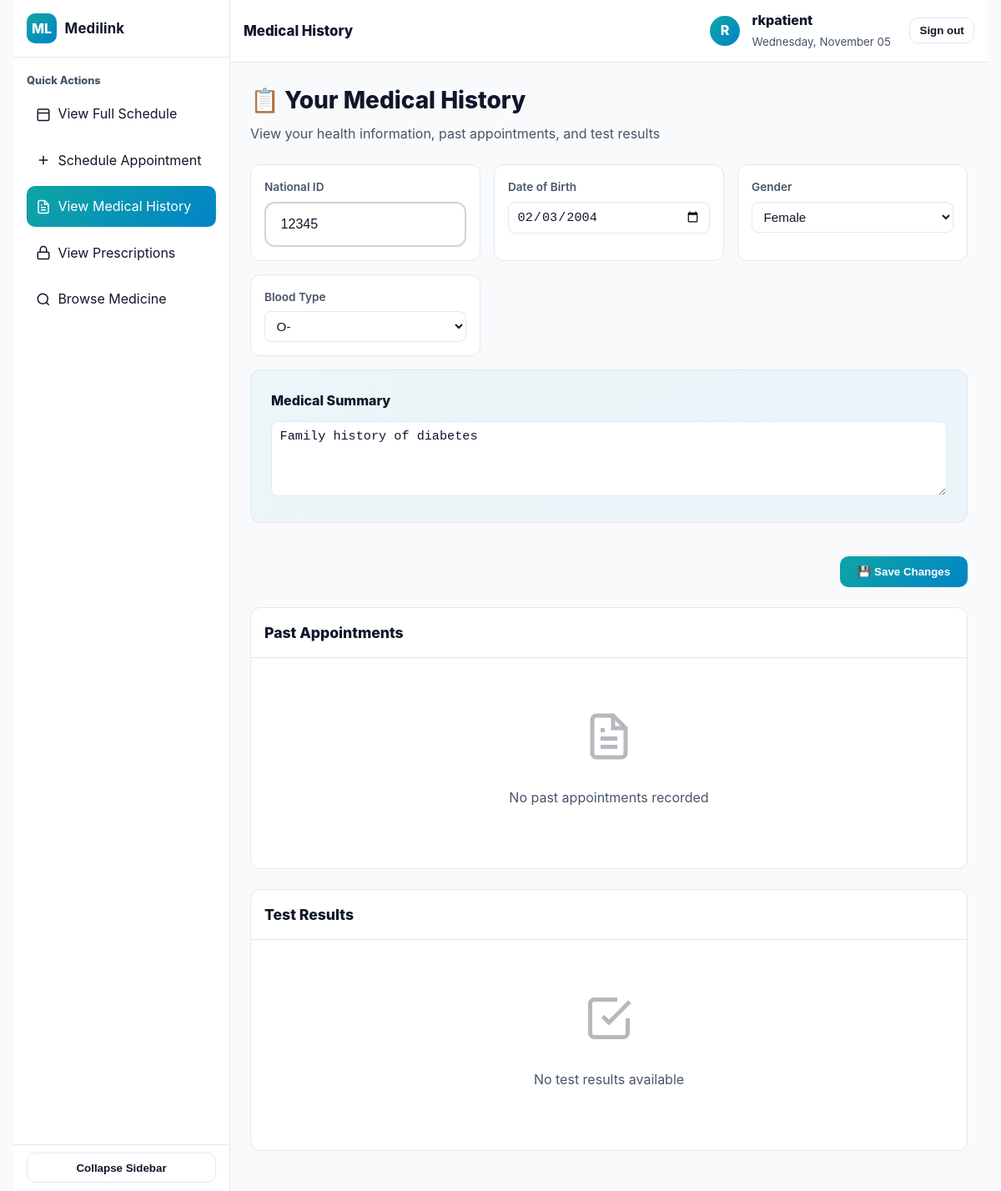
Screenshot of /accounts/patient/medical-history/ (signed in) with the database file from the repository.
### accounts/models.py (models this page shows, shortened)
class User(AbstractUser):
    class Role(models.TextChoices):
        DOCTOR = "doctor", "Doctor"
        PATIENT = "patient", "Patient"
        PHARMACY = "pharmacy", "Pharmacy"
    email = models.EmailField(unique=True)           # Unique email for login
    name = models.CharField(max_length=120)          # Full name
    role = models.CharField(max_length=20, choices=Role.choices)
    phone_number = models.CharField(max_length=30, blank=True)
    reset_password_token = models.CharField(max_length=100, blank=True, null=True)
    reset_password_expires = models.DateTimeField(null=True, blank=True)
    USERNAME_FIELD = 'email'
    REQUIRED_FIELDS = ['username']

class Patient(models.Model):
    patient_id = models.OneToOneField(
        User, on_delete=models.CASCADE, primary_key=True, related_name="patient"
    )
    national_id = models.CharField(max_length=40, blank=True)
    dob = models.DateField(null=True, blank=True)
    gender = models.CharField(max_length=20, blank=True)
    blood_type = models.CharField(max_length=5, blank=True)
    history_summary = models.TextField(blank=True)

### accounts/views.py (the view, shortened to what this page needs)
# urls.py: path('patient/medical-history/', views.view_medical_history, name='view_medical_history'),
@login_required
def view_medical_history(request):
    if request.user.role != User.Role.PATIENT:
        return render(request, "accounts/error.html", {"message": "This page is for patients only."})
    patient = request.user.patient  # assuming 1-to-1 relation
    past_appointments = Appointment.objects.filter(
        patient=patient,
        status=Appointment.Status.COMPLETED
    ).order_by("-date_time")
    test_results = TestResult.objects.filter(patient=patient) if hasattr(patient, "testresult_set") else []
    context = {
        "patient_name": request.user.name or request.user.username,
        "today": timezone.localdate().strftime("%A, %B %d"),
        "patient_info": patient,
        "past_appointments": past_appointments,
        "test_results": test_results,
        "blood_types": ["A+", "A-", "B+", "B-", "AB+", "AB-", "O+", "O-"],  # ✅ add this
    }
    return render(request, "accounts/view_medical_history.html", context)

### accounts/templates/accounts/view_medical_history.html (shortened to what this page needs)
{% load static %}
<!DOCTYPE html>
<html lang="en">
<head>
  <link rel="stylesheet" href="{% static 'css/styles.css' %}">
</head>
<body>
  <div class="app" id="appShell">
    <aside class="sidebar">
      <div class="brand"><div class="logo">ML</div><h1>Medilink</h1></div>
      <div class="side-section">
        <div class="side-title">Quick Actions</div>
        <nav class="nav">
          <a href="{% url 'patient_home' %}">
            <svg width="18" height="18" viewBox="0 0 24 24" fill="none" stroke="currentColor" stroke-width="2">
              <rect x="3" y="4" width="18" height="18" rx="2"></rect><line x1="3" y1="10" x2="21" y2="10"></line>
            </svg><span class="label">View Full Schedule</span>
          </a>
          <a href="{% url 'schedule_appointment' %}">
            <svg width="18" height="18" viewBox="0 0 24 24" fill="none" stroke="currentColor" stroke-width="2">
              <path d="M12 5v14M5 12h14"></path>
            </svg><span class="label">Schedule Appointment</span>
          </a>
          <a href="{% url 'view_medical_history' %}" class="active">
            <svg width="18" height="18" viewBox="0 0 24 24" fill="none" stroke="currentColor" stroke-width="2">
              <path d="M14 2H6a2 2 0 0 0-2 2v16a2 2 0 0 0 2 2h12a2 2 0 0 0 2-2V8z"></path><path d="M14 2v6h6M16 13H8M16 17H8M10 9H8"></path>
            </svg><span class="label">View Medical History</span>
          </a>
          <a href="{% url 'view_prescriptions' %}">
            <svg width="18" height="18" viewBox="0 0 24 24" fill="none" stroke="currentColor" stroke-width="2">
              <rect x="3" y="11" width="18" height="11" rx="2" ry="2"></rect><path d="M7 11V7a5 5 0 0 1 10 0v4"></path>
            </svg><span class="label">View Prescriptions</span>
          </a>
          <a href="{% url 'browse_medicine' %}">
            <svg width="18" height="18" viewBox="0 0 24 24" fill="none" stroke="currentColor" stroke-width="2">
              <circle cx="11" cy="11" r="8"></circle><path d="m21 21-4.35-4.35"></path>
            </svg><span class="label">Browse Medicine</span>
          </a>
        </nav>
      </div>
      <div class="collapse-btn"><button type="button" id="toggleBtn">Collapse Sidebar</button></div>
    </aside>
    <section class="main">
      <header class="topbar">
        <div class="top-left">
          <div class="top-title">Medical History</div>
        </div>
        <div class="top-right">
          <div class="avatar">{{ patient_name|first|upper }}</div>
          <div>
            <div style="font-weight:800;">{{ patient_name }}</div>
            <small style="color:var(--ink-dim);">{{ today }}</small>
          </div>
          <form action="{% url 'logout' %}" method="post" style="margin-left:.5rem;">
            <button type="submit" class="btn-ghost">Sign out</button>
          </form>
        </div>
      </header>
      <div class="content">
        <div class="page-header">
          <h1>📋 Your Medical History</h1>
          <p>View your health information, past appointments, and test results</p>
        </div>
        <form method="post" class="info-grid" style="margin-bottom:1.5rem;">
          <div class="info-card">
            <div class="label">National ID</div>
            <input type="text" name="national_id" value="{{ patient_info.national_id }}" class="input-field">
          </div>
          <div class="info-card">
            <div class="label">Date of Birth</div>
            <input type="date" name="dob" value="{{ patient_info.dob|date:'Y-m-d' }}" class="input-field">
          </div>
          <div class="info-card">
            <div class="label">Gender</div>
            <select name="gender" class="input-field">
              <option value="Female" {% if patient_info.gender == 'Female' %}selected{% endif %}>Female</option>
            </select>
          </div>
          <div class="info-card">
            <div class="label">Blood Type</div>
            <select name="blood_type" class="input-field">
              {% for type in blood_types %}
                <option value="{{ type }}" {% if patient_info.blood_type == type %}selected{% endif %}>{{ type }}</option>
              {% endfor %}
            </select>
          </div>
          <div class="summary-box" style="grid-column:1 / -1;">
            <h3>Medical Summary</h3>
            <textarea name="history_summary" rows="4" class="input-field" placeholder="Enter your medical background...">{{ patient_info.history_summary }}</textarea>
          </div>
          <div style="grid-column:1 / -1; text-align:right;">
            <button type="submit" class="save-btn">💾 Save Changes</button>
          </div>
        </form>
        <div class="section">
          <div class="section-header">
            <h2>Past Appointments</h2>
          </div>
          <div class="section-body">
            {% if past_appointments %}
              {% for appt in past_appointments %}
                <div class="history-item">
                  <div class="history-date">{{ appt.date_time|date:"F d, Y - h:i A" }}</div>
                  <div class="history-doctor">{{ appt.doctor }}</div>
                  <div class="history-notes">{{ appt.doctor_notes|default:"No notes available" }}</div>
                </div>
              {% endfor %}
            {% else %}
              <div class="empty-state">
                <svg width="60" height="60" viewBox="0 0 24 24" fill="none" stroke="currentColor" stroke-width="2">
                  <path d="M14 2H6a2 2 0 0 0-2 2v16a2 2 0 0 0 2 2h12a2 2 0 0 0 2-2V8z"></path>
                  <path d="M14 2v6h6M16 13H8M16 17H8M10 9H8"></path>
                </svg>
                <p>No past appointments recorded</p>
              </div>
            {% endif %}
          </div>
        </div>
        <div class="section">
          <div class="section-header">
            <h2>Test Results</h2>
          </div>
          <div class="section-body">
            {% if test_results %}
              <div class="test-results-grid">
                {% for result in test_results %}
                  <a href="{{ result.test_result.url }}" target="_blank" class="test-card">
                    <div class="test-icon">
                      <svg width="24" height="24" viewBox="0 0 24 24" fill="none" stroke="currentColor" stroke-width="2">
                        <path d="M14 2H6a2 2 0 0 0-2 2v16a2 2 0 0 0 2 2h12a2 2 0 0 0 2-2V8z"></path>
                        <polyline points="14 2 14 8 20 8"></polyline>
                        <line x1="16" y1="13" x2="8" y2="13"></line>
                        <line x1="16" y1="17" x2="8" y2="17"></line>
                        <polyline points="10 9 9 9 8 9"></polyline>
                      </svg>
                    </div>
                    <div class="test-name">Test Result #{{ forloop.counter }}</div>
                    <div class="test-date">Click to view</div>
                  </a>
                {% endfor %}
              </div>
            {% else %}
              <div class="empty-state">
                <svg width="60" height="60" viewBox="0 0 24 24" fill="none" stroke="currentColor" stroke-width="2">
                  <path d="M9 11l3 3L22 4"></path>
                  <path d="M21 12v7a2 2 0 0 1-2 2H5a2 2 0 0 1-2-2V5a2 2 0 0 1 2-2h11"></path>
                </svg>
                <p>No test results available</p>
              </div>
            {% endif %}
          </div>
        </div>
      </div>
    </section>
  </div>
</body>
</html>

### accounts/static/css/styles.css (style rules this page uses)
* { box-sizing: border-box; margin: 0; padding: 0; }
:root { --bg: #f7fbfd; --card: #ffffff; --ink: #0f172a; --ink-dim: #475569; --muted: #94a3b8; --line: #e2e8f0; --line-2: #cbd5e1; --brand1: #0ea5a4; --brand2: #0284c7; --good: #16a34a; --bad: #dc2626; --focus: rgba(2,132,199,.25); --radius: 14px; --shadow: 0 14px 28px rgba(2, 132, 199, 0.08), 0 8px 10px rgba(15,23,42,0.04); --input-bg: #ffffff; --placeholder: #94a3b8; --error-bg: #fee2e2; --error-border: #fecaca; --error-text: #991b1b; --step-inactive-bg: #f1f5f9; --info-bg: #eef7ff; --info-border: #cde5ff; --btn-secondary-bg: #f1f5f9; --btn-secondary-hover: #e8eef4; }
html, body { min-height: 100%; transition: background-color 0.3s ease, color 0.3s ease; }
body { font-family: ui-sans-serif, -apple-system, BlinkMacSystemFont,"Segoe UI","Roboto","Oxygen","Ubuntu","Cantarell",sans-serif; color: var(--ink); background: var(--bg); display: flex; align-items: center; justify-content: center; padding: 2.2rem 1rem; line-height: 1.55; }
body { background: radial-gradient(1200px 600px at 10% -5%, rgba(14, 165, 164, 0.08), transparent 60%), radial-gradient(1000px 500px at 110% 10%, rgba(2, 132, 199, 0.08), transparent 60%), var(--bg); }
input[type="email"], input[type="password"], input[type="text"] { width: 100%; padding: 1rem 1.1rem; font-size: 1rem; color: var(--ink); background: var(--input-bg); border: 2px solid var(--line-2); border-radius: 12px; transition: all .3s ease; }
input::placeholder { color: var(--placeholder); }

### rows the page displays
User: name "R", name "rkpatient"
Patient: national_id "12345", dob "02/03/2004", gender "Female", blood_type "O-", history_summary "Family history of diabetes"

### other values shown
{{ today }} "Wednesday, November 05"
